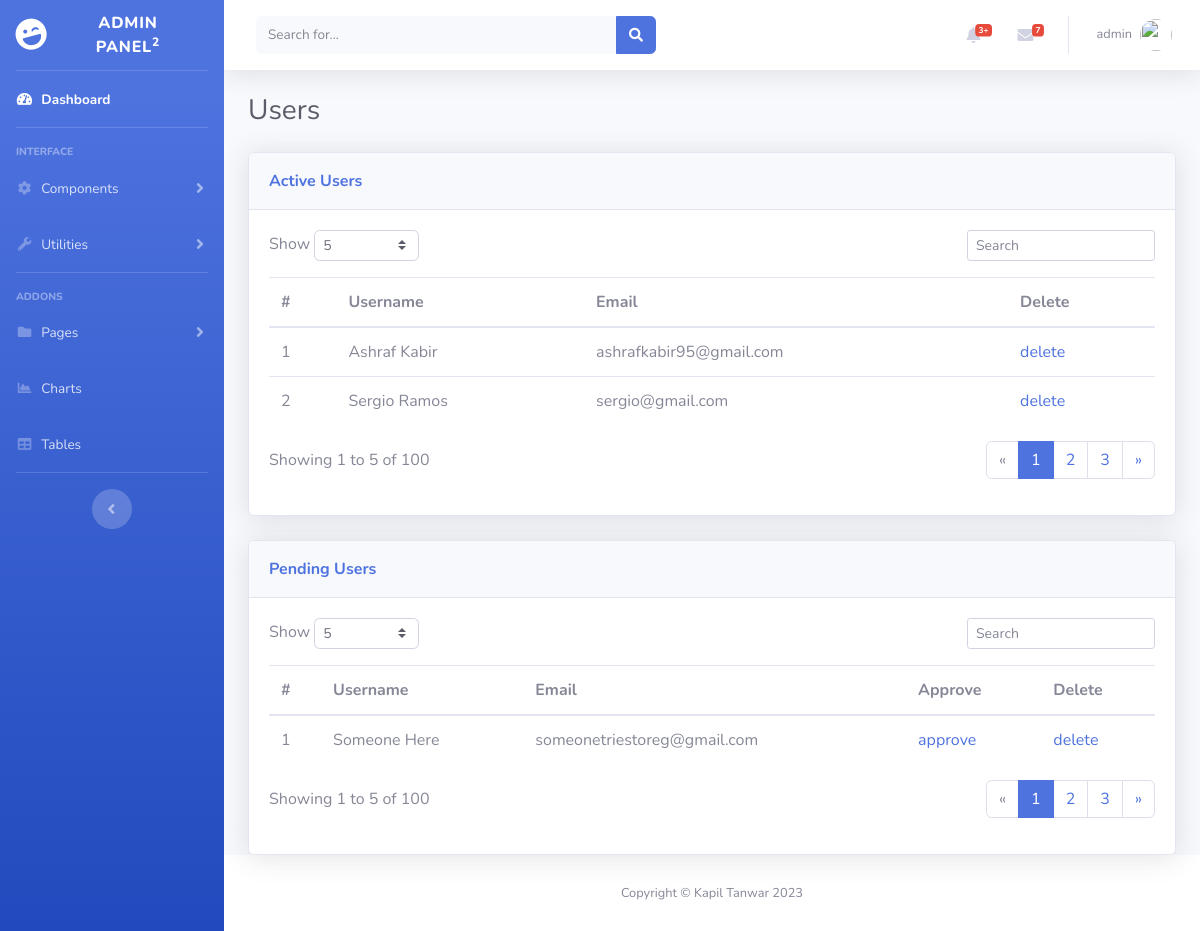
The page /admin/manage-users.php (signed in) on the database its author committed.
### tables this page shows
CREATE TABLE `users` (
  `id` bigint(255) NOT NULL,
  `fname` varchar(15) NOT NULL,
  `lname` varchar(15) NOT NULL,
  `email` varchar(255) NOT NULL,
  `password` varchar(255) NOT NULL,
  `phone` varchar(11) NOT NULL,
  `status` int(2) DEFAULT NULL,
  `creationdate` timestamp NOT NULL DEFAULT current_timestamp(),
  `updationdate` timestamp NULL DEFAULT NULL ON UPDATE current_timestamp()
);

### admin/manage-users.php (the view, shortened to what this page needs)
<?php
include('includes/config.php');
if (strlen($_SESSION['alogin']) == 0) {
    header('location: login.php');
} else {
    ?>
    <!DOCTYPE html>
    <html lang="en">
    <head>
        <link href="vendor/fontawesome-free/css/all.min.css" rel="stylesheet" type="text/css">
        <link href="css/sb-admin-2.min.css" rel="stylesheet">
    </head>
    <body id="page-top">
        <div id="wrapper">
            <?php include "includes/sidebar.php"; ?>
            <div id="content-wrapper" class="d-flex flex-column">
                <div id="content">
                    <?php include "includes/header.php"; ?>
                    <div class="container-fluid">
                        <h3 class="text-dark mb-4">Users</h3>
                        <div class="card shadow">
                            <div class="card-header py-3">
                                <p class="text-primary m-0 font-weight-bold">Active Users</p>
                            </div>
                            <div class="card-body">
                                <div class="row">
                                    <div class="col-md-6 text-nowrap">
                                        <div id="dataTable_length" class="dataTables_length" aria-controls="dataTable">
                                            <label>Show&nbsp;<select
                                                        class="form-control form-control-sm custom-select custom-select-sm">
                                                    <option value="5" selected="">5</option>
                                                </select>&nbsp;</label></div>
                                    </div>
                                    <div class="col-md-6">
                                        <div class="text-md-right dataTables_filter" id="dataTable_filter"><label><input
                                                        type="search" class="form-control form-control-sm"
                                                        aria-controls="dataTable" placeholder="Search"></label></div>
                                    </div>
                                </div>
                                <div class="table-responsive table mt-2" id="dataTable" role="grid"
                                     aria-describedby="dataTable_info">
                                    <table class="table dataTable my-0" id="dataTable">
                                        <thead>
                                        <tr>
                                            <th>#</th>
                                            <th>Username</th>
                                            <th>Email</th>
                                            <th>Delete</th>
                                        </tr>
                                        </thead>
                                        <tbody>
                                        <?php $sql = "SELECT users.* FROM users WHERE `status`=1";
                                        $query = $dbh->prepare($sql);
                                        $query->execute();
                                        $results = $query->fetchAll(PDO::FETCH_OBJ);
                                        $cnt = 1;
                                        if ($query->rowCount() > 0) {
                                            foreach ($results as $result) {
                                                $name = htmlentities($result->fname . " " . $result->lname); ?>
                                                <tr>
                                                    <td><?php echo htmlentities($cnt); ?></td>
                                                    <td><?php echo htmlentities($name); ?></td>
                                                    <td><?php echo htmlentities($result->email); ?></td>
                                                    <td><a href="manage-users.php?del=<?php echo $result->id; ?>"
                                                           onclick="return confirm('Do you want to delete?');">delete</a>
                                                    </td>
                                                </tr>
                                                <?php $cnt = $cnt + 1;
                                            }
                                        } ?>
                                        </tbody>
                                    </table>
                                </div>
                                <div class="row">
                                    <div class="col-md-6 align-self-center">
                                        <p id="dataTable_info" class="dataTables_info" role="status" aria-live="polite">
                                            Showing 1 to 5 of 100</p>
                                    </div>
                                    <div class="col-md-6">
                                        <nav class="d-lg-flex justify-content-lg-end dataTables_paginate paging_simple_numbers">
                                            <ul class="pagination">
                                                <li class="page-item disabled"><a class="page-link" href="#"
                                                                                  aria-label="Previous"><span
                                                                aria-hidden="true">«</span></a></li>
                                                <li class="page-item active"><a class="page-link" href="#">1</a></li>
                                                <li class="page-item"><a class="page-link" href="#">2</a></li>
                                                <li class="page-item"><a class="page-link" href="#">3</a></li>
                                                <li class="page-item"><a class="page-link" href="#"
                                                                         aria-label="Next"><span
                                                                aria-hidden="true">»</span></a></li>
                                            </ul>
                                        </nav>
                                    </div>
                                </div>
                            </div>
                        </div>
                        <br>
                        <div class="card shadow">
                            <div class="card-header py-3">
                                <p class="text-primary m-0 font-weight-bold">Pending Users</p>
                            </div>
                            <div class="card-body">
                                <div class="row">
                                    <div class="col-md-6 text-nowrap">
                                        <div id="dataTable_length" class="dataTables_length" aria-controls="dataTable">
                                            <label>Show&nbsp;<select
                                                        class="form-control form-control-sm custom-select custom-select-sm">
                                                    <option value="5" selected="">5</option>
                                                </select>&nbsp;</label></div>
                                    </div>
                                    <div class="col-md-6">
                                        <div class="text-md-right dataTables_filter" id="dataTable_filter"><label><input
                                                        type="search" class="form-control form-control-sm"
                                                        aria-controls="dataTable" placeholder="Search"></label></div>
                                    </div>
                                </div>
                                <div class="table-responsive table mt-2" id="dataTable" role="grid"
                                     aria-describedby="dataTable_info">
                                    <table class="table dataTable my-0" id="dataTable">
                                        <thead>
                                        <tr>
                                            <th>#</th>
                                            <th>Username</th>
                                            <th>Email</th>
                                            <th>Approve</th>
                                            <th>Delete</th>
                                        </tr>
                                        </thead>
                                        <tbody>
                                        <?php $sql = "SELECT users.* FROM users WHERE `status`=0";
                                        $query = $dbh->prepare($sql);
                                        $query->execute();
                                        $results = $query->fetchAll(PDO::FETCH_OBJ);
                                        $cnt = 1;
                                        if ($query->rowCount() > 0) {
                                            foreach ($results as $result) {
                                                $name = htmlentities($result->fname . " " . $result->lname); ?>
                                                <tr>
                                                    <td><?php echo htmlentities($cnt); ?></td>
                                                    <td><?php echo htmlentities($name); ?></td>
                                                    <td><?php echo htmlentities($result->email); ?></td>
                                                    <td><a href="manage-users.php?uaid=<?php echo $result->id; ?>"
                                                           onclick="return confirm('Do you want to approve this user?');">approve</a>
                                                    </td>
                                                    <td><a href="manage-users.php?del=<?php echo $result->id; ?>"
                                                           onclick="return confirm('Do you want to delete?');">delete</a>
                                                    </td>
                                                </tr>
                                                <?php $cnt = $cnt + 1;
                                            }
                                        } ?>
                                        </tbody>
                                    </table>
                                </div>
                                <div class="row">
                                    <div class="col-md-6 align-self-center">
                                        <p id="dataTable_info" class="dataTables_info" role="status" aria-live="polite">
                                            Showing 1 to 5 of 100</p>
                                    </div>
                                    <div class="col-md-6">
                                        <nav class="d-lg-flex justify-content-lg-end dataTables_paginate paging_simple_numbers">
                                            <ul class="pagination">
                                                <li class="page-item disabled"><a class="page-link" href="#"
                                                                                  aria-label="Previous"><span
                                                                aria-hidden="true">«</span></a></li>
                                                <li class="page-item active"><a class="page-link" href="#">1</a></li>
                                                <li class="page-item"><a class="page-link" href="#">2</a></li>
                                                <li class="page-item"><a class="page-link" href="#">3</a></li>
                                                <li class="page-item"><a class="page-link" href="#"
                                                                         aria-label="Next"><span
                                                                aria-hidden="true">»</span></a></li>
                                            </ul>
                                        </nav>
                                    </div>
                                </div>
                            </div>
                        </div>
                    </div>
                </div>
                <?php include "includes/footer.php"; ?>
            </div>
        </div>
    </body>
    </html>
<?php } ?>

### admin/includes/header.php (shortened to what this page needs)
<nav class="navbar navbar-expand navbar-light bg-white topbar mb-4 static-top shadow">
    <form class="d-none d-sm-inline-block form-inline mr-auto ml-md-3 my-2 my-md-0 mw-100 navbar-search">
        <div class="input-group">
            <input type="text" class="form-control bg-light border-0 small" placeholder="Search for..."
                   aria-label="Search" aria-describedby="basic-addon2">
            <div class="input-group-append">
                <button class="btn btn-primary" type="button">
                    <i class="fas fa-search fa-sm"></i>
                </button>
            </div>
        </div>
    </form>
    <ul class="navbar-nav ml-auto">
        <li class="nav-item dropdown no-arrow mx-1">
            <a class="nav-link dropdown-toggle" href="#" id="alertsDropdown" role="button"
               data-toggle="dropdown" aria-haspopup="true" aria-expanded="false">
                <i class="fas fa-bell fa-fw"></i>
                <span class="badge badge-danger badge-counter">3+</span>
            </a>
        </li>
        <li class="nav-item dropdown no-arrow mx-1">
            <a class="nav-link dropdown-toggle" href="#" id="messagesDropdown" role="button"
               data-toggle="dropdown" aria-haspopup="true" aria-expanded="false">
                <i class="fas fa-envelope fa-fw"></i>
                <span class="badge badge-danger badge-counter">7</span>
            </a>
        </li>
        <li class="nav-item dropdown no-arrow">
            <a class="nav-link dropdown-toggle" href="#" id="userDropdown" role="button"
               data-toggle="dropdown" aria-haspopup="true" aria-expanded="false">
                <span class="mr-2 d-none d-lg-inline text-gray-600 small">
                    <?php
                    $email = $_SESSION['alogin'];
                    $sql2 = "SELECT `username` FROM `admin` WHERE `email`=:email;";
                    $query = $dbh->prepare($sql2);
                    $query->bindParam(':email', $email, PDO::PARAM_STR);
                    $query->execute();
                    $results = $query->fetchAll(PDO::FETCH_OBJ);
                    if ($query->rowCount() > 0) {
                        foreach ($results as $result) {
                            echo $result->username;
                        }
                    }
                    ?></span>
                <img class="img-profile rounded-circle"
                     src="https://source.unsplash.com/QAB-WJcbgJk/60x60">
            </a>
        </li>
    </ul>
</nav>

### rows shown on the page
users: name "Ashraf Kabir", email "ashrafkabir95@gmail.com"
users: name "Sergio Ramos", email "sergio@gmail.com"
users: name "Someone Here", email "someonetriestoreg@gmail.com"

### other values the page prints
$result->username "admin"
